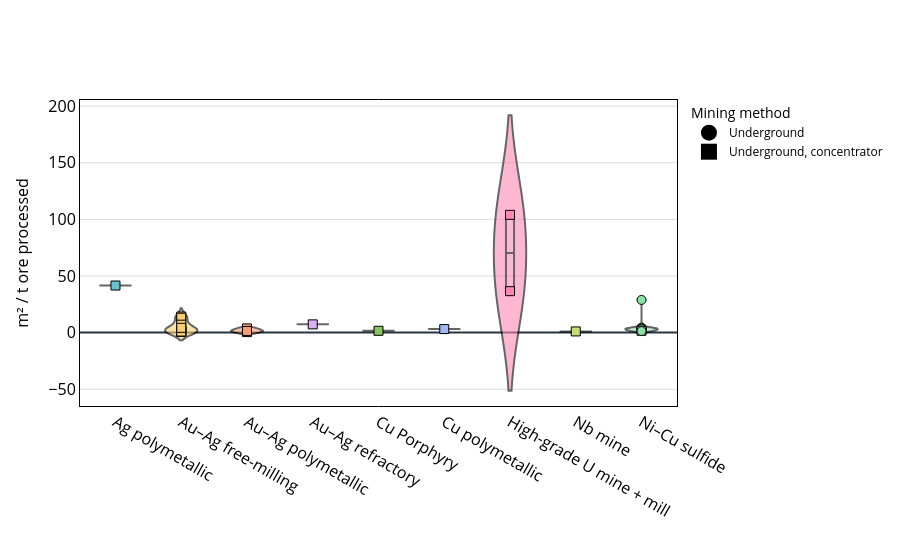

Notebook source saved alongside this figure:
### Code cell
ug_stats = plot_land_intensity_violin_ug(
    ug,
    ore_col="ore_processed_t",
    land_col="land_data?",
    product_col="archetypes",
    label_col="facility_name",
    output_html="data/Parametrization/land_intensity_ug.html",
)

### Figure 1 — Plotly figure (JSON) as saved in the notebook; plotly's stock layout.template omitted (floating-point values rounded to 4 significant figures)
{"data": [{"legendgroup": "mining", "marker": {"color": "black", "size": 16, "symbol": 0}, "mode": "markers", "name": "Underground", "showlegend": true, "x": [null], "y": [null], "type": "scatter"}, {"legendgroup": "mining", "marker": {"color": "black", "size": 16, "symbol": 1}, "mode": "markers", "name": "Underground, concentrator", "showlegend": true, "x": [null], "y": [null], "type": "scatter"}, {"box": {"visible": true}, "fillcolor": "rgb(102, 197, 204)", "line": {"color": "black"}, "meanline": {"visible": true}, "name": "Ag polymetallic", "opacity": 0.6, "points": false, "showlegend": false, "x": ["Ag polymetallic"], "y": [41.58], "type": "violin"}, {"hovertemplate": "Facility: %{text}<br>Archetype: Ag polymetallic<br>Land intensity: %{y:.2f} m²/t ore", "marker": {"color": "rgb(102, 197, 204)", "line": {"color": "black", "width": 1}, "size": 9, "symbol": 1}, "mode": "markers", "showlegend": false, "text": "Keno Hill Silver District", "x": ["Ag polymetallic"], "y": [41.58], "type": "scatter"}, {"box": {"visible": true}, "fillcolor": "rgb(246, 207, 113)", "line": {"color": "black"}, "meanline": {"visible": true}, "name": "Au–Ag free-milling", "opacity": 0.6, "points": false, "showlegend": false, "x": ["Au–Ag free-milling", "Au–Ag free-milling", "Au–Ag free-milling", "Au–Ag free-milling", "Au–Ag free-milling", "Au–Ag free-milling", "Au–Ag free-milling", "Au–Ag free-milling", "Au–Ag free-milling"], "y": [1.585, 0.8703, 14.2, 13.15, 1.508, 7.011, 0.6512, 0.9304, 4.238], "type": "violin"}, {"hovertemplate": "Facility: %{text}<br>Archetype: Au–Ag free-milling<br>Land intensity: %{y:.2f} m²/t ore", "marker": {"color": "rgb(246, 207, 113)", "line": {"color": "black", "width": 1}, "size": 9, "symbol": 1}, "mode": "markers", "showlegend": false, "text": "Eagle River", "x": ["Au–Ag free-milling"], "y": [1.585], "type": "scatter"}, {"hovertemplate": "Facility: %{text}<br>Archetype: Au–Ag free-milling<br>Land intensity: %{y:.2f} m²/t ore", "marker": {"color": "rgb(246, 207, 113)", "line": {"color": "black", "width": 1}, "size": 9, "symbol": 1}, "mode": "markers", "showlegend": false, "text": "Éléonore", "x": ["Au–Ag free-milling"], "y": [0.8703], "type": "scatter"}, {"hovertemplate": "Facility: %{text}<br>Archetype: Au–Ag free-milling<br>Land intensity: %{y:.2f} m²/t ore", "marker": {"color": "rgb(246, 207, 113)", "line": {"color": "black", "width": 1}, "size": 9, "symbol": 1}, "mode": "markers", "showlegend": false, "text": "Lamaque", "x": ["Au–Ag free-milling"], "y": [14.2], "type": "scatter"}, {"hovertemplate": "Facility: %{text}<br>Archetype: Au–Ag free-milling<br>Land intensity: %{y:.2f} m²/t ore", "marker": {"color": "rgb(246, 207, 113)", "line": {"color": "black", "width": 1}, "size": 9, "symbol": 1}, "mode": "markers", "showlegend": false, "text": "Macassa", "x": ["Au–Ag free-milling"], "y": [13.15], "type": "scatter"}, {"hovertemplate": "Facility: %{text}<br>Archetype: Au–Ag free-milling<br>Land intensity: %{y:.2f} m²/t ore", "marker": {"color": "rgb(246, 207, 113)", "line": {"color": "black", "width": 1}, "size": 9, "symbol": 1}, "mode": "markers", "showlegend": false, "text": "Musselwhite", "x": ["Au–Ag free-milling"], "y": [1.508], "type": "scatter"}, {"hovertemplate": "Facility: %{text}<br>Archetype: Au–Ag free-milling<br>Land intensity: %{y:.2f} m²/t ore", "marker": {"color": "rgb(246, 207, 113)", "line": {"color": "black", "width": 1}, "size": 9, "symbol": 1}, "mode": "markers", "showlegend": false, "text": "Westwood-Doyon", "x": ["Au–Ag free-milling"], "y": [7.011], "type": "scatter"}, {"hovertemplate": "Facility: %{text}<br>Archetype: Au–Ag free-milling<br>Land intensity: %{y:.2f} m²/t ore", "marker": {"color": "rgb(246, 207, 113)", "line": {"color": "black", "width": 1}, "size": 9, "symbol": 1}, "mode": "markers", "showlegend": false, "text": "Young-Davidson", "x": ["Au–Ag free-milling"], "y": [0.6512], "type": "scatter"}, {"hovertemplate": "Facility: %{text}<br>Archetype: Au–Ag free-milling<br>Land intensity: %{y:.2f} m²/t ore", "marker": {"color": "rgb(246, 207, 113)", "line": {"color": "black", "width": 1}, "size": 9, "symbol": 1}, "mode": "markers", "showlegend": false, "text": "nan", "x": ["Au–Ag free-milling"], "y": [0.9304], "type": "scatter"}, {"hovertemplate": "Facility: %{text}<br>Archetype: Au–Ag free-milling<br>Land intensity: %{y:.2f} m²/t ore", "marker": {"color": "rgb(246, 207, 113)", "line": {"color": "black", "width": 1}, "size": 9, "symbol": 1}, "mode": "markers", "showlegend": false, "text": "nan", "x": ["Au–Ag free-milling"], "y": [4.238], "type": "scatter"}, {"box": {"visible": true}, "fillcolor": "rgb(248, 156, 116)", "line": {"color": "black"}, "meanline": {"visible": true}, "name": "Au–Ag polymetallic", "opacity": 0.6, "points": false, "showlegend": false, "x": ["Au–Ag polymetallic", "Au–Ag polymetallic", "Au–Ag polymetallic"], "y": [0.4648, 3.713, 1.462], "type": "violin"}, {"hovertemplate": "Facility: %{text}<br>Archetype: Au–Ag polymetallic<br>Land intensity: %{y:.2f} m²/t ore", "marker": {"color": "rgb(248, 156, 116)", "line": {"color": "black", "width": 1}, "size": 9, "symbol": 1}, "mode": "markers", "showlegend": false, "text": "Goldex", "x": ["Au–Ag polymetallic"], "y": [0.4648], "type": "scatter"}, {"hovertemplate": "Facility: %{text}<br>Archetype: Au–Ag polymetallic<br>Land intensity: %{y:.2f} m²/t ore", "marker": {"color": "rgb(248, 156, 116)", "line": {"color": "black", "width": 1}, "size": 9, "symbol": 1}, "mode": "markers", "showlegend": false, "text": "LaRonde", "x": ["Au–Ag polymetallic"], "y": [3.713], "type": "scatter"}, {"hovertemplate": "Facility: %{text}<br>Archetype: Au–Ag polymetallic<br>Land intensity: %{y:.2f} m²/t ore", "marker": {"color": "rgb(248, 156, 116)", "line": {"color": "black", "width": 1}, "size": 9, "symbol": 1}, "mode": "markers", "showlegend": false, "text": "nan", "x": ["Au–Ag polymetallic"], "y": [1.462], "type": "scatter"}, {"box": {"visible": true}, "fillcolor": "rgb(220, 176, 242)", "line": {"color": "black"}, "meanline": {"visible": true}, "name": "Au–Ag refractory", "opacity": 0.6, "points": false, "showlegend": false, "x": ["Au–Ag refractory"], "y": [7.3], "type": "violin"}, {"hovertemplate": "Facility: %{text}<br>Archetype: Au–Ag refractory<br>Land intensity: %{y:.2f} m²/t ore", "marker": {"color": "rgb(220, 176, 242)", "line": {"color": "black", "width": 1}, "size": 9, "symbol": 1}, "mode": "markers", "showlegend": false, "text": "Red Lake", "x": ["Au–Ag refractory"], "y": [7.3], "type": "scatter"}, {"box": {"visible": true}, "fillcolor": "rgb(135, 197, 95)", "line": {"color": "black"}, "meanline": {"visible": true}, "name": "Cu Porphyry", "opacity": 0.6, "points": false, "showlegend": false, "x": ["Cu Porphyry"], "y": [1.615], "type": "violin"}, {"hovertemplate": "Facility: %{text}<br>Archetype: Cu Porphyry<br>Land intensity: %{y:.2f} m²/t ore", "marker": {"color": "rgb(135, 197, 95)", "line": {"color": "black", "width": 1}, "size": 9, "symbol": 1}, "mode": "markers", "showlegend": false, "text": "New Afton", "x": ["Cu Porphyry"], "y": [1.615], "type": "scatter"}, {"box": {"visible": true}, "fillcolor": "rgb(158, 185, 243)", "line": {"color": "black"}, "meanline": {"visible": true}, "name": "Cu polymetallic", "opacity": 0.6, "points": false, "showlegend": false, "x": ["Cu polymetallic"], "y": [3.136], "type": "violin"}, {"hovertemplate": "Facility: %{text}<br>Archetype: Cu polymetallic<br>Land intensity: %{y:.2f} m²/t ore", "marker": {"color": "rgb(158, 185, 243)", "line": {"color": "black", "width": 1}, "size": 9, "symbol": 1}, "mode": "markers", "showlegend": false, "text": "Kidd Creek", "x": ["Cu polymetallic"], "y": [3.136], "type": "scatter"}, {"box": {"visible": true}, "fillcolor": "rgb(254, 136, 177)", "line": {"color": "black"}, "meanline": {"visible": true}, "name": "High-grade U mine + mill", "opacity": 0.6, "points": false, "showlegend": false, "x": ["High-grade U mine + mill", "High-grade U mine + mill"], "y": [36.6, 104.0], "type": "violin"}, {"hovertemplate": "Facility: %{text}<br>Archetype: High-grade U mine + mill<br>Land intensity: %{y:.2f} m²/t ore", "marker": {"color": "rgb(254, 136, 177)", "line": {"color": "black", "width": 1}, "size": 9, "symbol": 1}, "mode": "markers", "showlegend": false, "text": "nan", "x": ["High-grade U mine + mill"], "y": [36.6], "type": "scatter"}, {"hovertemplate": "Facility: %{text}<br>Archetype: High-grade U mine + mill<br>Land intensity: %{y:.2f} m²/t ore", "marker": {"color": "rgb(254, 136, 177)", "line": {"color": "black", "width": 1}, "size": 9, "symbol": 1}, "mode": "markers", "showlegend": false, "text": "nan", "x": ["High-grade U mine + mill"], "y": [104.0], "type": "scatter"}, {"box": {"visible": true}, "fillcolor": "rgb(201, 219, 116)", "line": {"color": "black"}, "meanline": {"visible": true}, "name": "Nb mine", "opacity": 0.6, "points": false, "showlegend": false, "x": ["Nb mine"], "y": [1.056], "type": "violin"}, {"hovertemplate": "Facility: %{text}<br>Archetype: Nb mine<br>Land intensity: %{y:.2f} m²/t ore", "marker": {"color": "rgb(201, 219, 116)", "line": {"color": "black", "width": 1}, "size": 9, "symbol": 1}, "mode": "markers", "showlegend": false, "text": "Niobec", "x": ["Nb mine"], "y": [1.056], "type": "scatter"}, {"box": {"visible": true}, "fillcolor": "rgb(139, 224, 164)", "line": {"color": "black"}, "meanline": {"visible": true}, "name": "Ni–Cu sulfide", "opacity": 0.6, "points": false, "showlegend": false, "x": ["Ni–Cu sulfide", "Ni–Cu sulfide", "Ni–Cu sulfide", "Ni–Cu sulfide", "Ni–Cu sulfide", "Ni–Cu sulfide", "Ni–Cu sulfide"], "y": [28.87, 4.457, 3.184, 3.509, 3.114, 1.65, 1.351], "type": "violin"}, {"hovertemplate": "Facility: %{text}<br>Archetype: Ni–Cu sulfide<br>Land intensity: %{y:.2f} m²/t ore", "marker": {"color": "rgb(139, 224, 164)", "line": {"color": "black", "width": 1}, "size": 9, "symbol": 0}, "mode": "markers", "showlegend": false, "text": "Copper Cliff Complex (mine)", "x": ["Ni–Cu sulfide"], "y": [28.87], "type": "scatter"}, {"hovertemplate": "Facility: %{text}<br>Archetype: Ni–Cu sulfide<br>Land intensity: %{y:.2f} m²/t ore", "marker": {"color": "rgb(139, 224, 164)", "line": {"color": "black", "width": 1}, "size": 9, "symbol": 0}, "mode": "markers", "showlegend": false, "text": "Creighton", "x": ["Ni–Cu sulfide"], "y": [4.457], "type": "scatter"}, {"hovertemplate": "Facility: %{text}<br>Archetype: Ni–Cu sulfide<br>Land intensity: %{y:.2f} m²/t ore", "marker": {"color": "rgb(139, 224, 164)", "line": {"color": "black", "width": 1}, "size": 9, "symbol": 0}, "mode": "markers", "showlegend": false, "text": "Fraser", "x": ["Ni–Cu sulfide"], "y": [3.184], "type": "scatter"}, {"hovertemplate": "Facility: %{text}<br>Archetype: Ni–Cu sulfide<br>Land intensity: %{y:.2f} m²/t ore", "marker": {"color": "rgb(139, 224, 164)", "line": {"color": "black", "width": 1}, "size": 9, "symbol": 0}, "mode": "markers", "showlegend": false, "text": "Garson", "x": ["Ni–Cu sulfide"], "y": [3.509], "type": "scatter"}, {"hovertemplate": "Facility: %{text}<br>Archetype: Ni–Cu sulfide<br>Land intensity: %{y:.2f} m²/t ore", "marker": {"color": "rgb(139, 224, 164)", "line": {"color": "black", "width": 1}, "size": 9, "symbol": 0}, "mode": "markers", "showlegend": false, "text": "McCreedy West", "x": ["Ni–Cu sulfide"], "y": [3.114], "type": "scatter"}, {"hovertemplate": "Facility: %{text}<br>Archetype: Ni–Cu sulfide<br>Land intensity: %{y:.2f} m²/t ore", "marker": {"color": "rgb(139, 224, 164)", "line": {"color": "black", "width": 1}, "size": 9, "symbol": 1}, "mode": "markers", "showlegend": false, "text": "Raglan", "x": ["Ni–Cu sulfide"], "y": [1.65], "type": "scatter"}, {"hovertemplate": "Facility: %{text}<br>Archetype: Ni–Cu sulfide<br>Land intensity: %{y:.2f} m²/t ore", "marker": {"color": "rgb(139, 224, 164)", "line": {"color": "black", "width": 1}, "size": 9, "symbol": 0}, "mode": "markers", "showlegend": false, "text": "Totten", "x": ["Ni–Cu sulfide"], "y": [1.351], "type": "scatter"}], "layout": {"xaxis": {"title": {"font": {"color": "black", "size": 16}, "text": ""}, "tickfont": {"color": "black"}, "type": "category", "categoryorder": "array", "categoryarray": ["Ag polymetallic", "Au–Ag free-milling", "Au–Ag polymetallic", "Au–Ag refractory", "Cu Porphyry", "Cu polymetallic", "High-grade U mine + mill", "Nb mine", "Ni–Cu sulfide"], "showline": true, "linecolor": "black", "mirror": true}, "yaxis": {"title": {"font": {"color": "black", "size": 16}, "text": "m² / t ore processed"}, "tickfont": {"color": "black"}, "gridcolor": "rgba(0,0,0,0.15)", "showline": true, "linecolor": "black", "mirror": true}, "font": {"color": "black", "size": 16}, "legend": {"title": {"text": "Mining method"}, "font": {"color": "black", "size": 12}, "bgcolor": "rgba(255,255,255,0.9)", "groupclick": "toggleitem"}, "paper_bgcolor": "white", "plot_bgcolor": "white"}}
